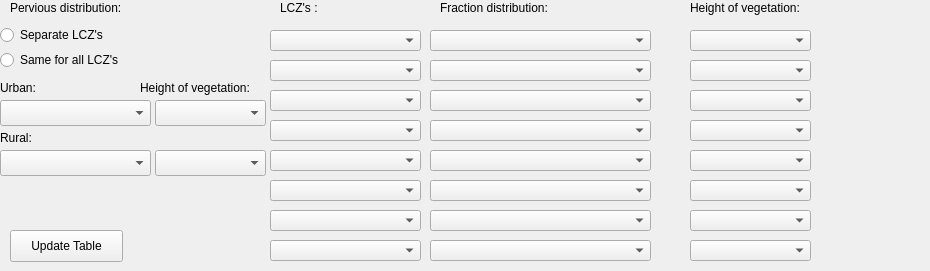
   <widget class="QWidget" name="tab">
    <attribute name="title">
     <string>Pervious distribution</string>
    </attribute>
    <widget class="QLabel" name="label_5">
     <property name="geometry">
      <rect>
       <x>10</x>
       <y>0</y>
       <width>131</width>
       <height>16</height>
      </rect>
     </property>
     <property name="text">
      <string>Pervious distribution:</string>
     </property>
    </widget>
    <widget class="QComboBox" name="comboBox_3">
     <property name="geometry">
      <rect>
       <x>270</x>
       <y>30</y>
       <width>151</width>
       <height>21</height>
      </rect>
     </property>
    </widget>
    <widget class="QComboBox" name="comboBox_4">
     <property name="geometry">
      <rect>
       <x>270</x>
       <y>60</y>
       <width>151</width>
       <height>21</height>
      </rect>
     </property>
    </widget>
    <widget class="QComboBox" name="comboBox_5">
     <property name="geometry">
      <rect>
       <x>270</x>
       <y>90</y>
       <width>151</width>
       <height>21</height>
      </rect>
     </property>
    </widget>
    <widget class="QComboBox" name="comboBox_6">
     <property name="geometry">
      <rect>
       <x>270</x>
       <y>120</y>
       <width>151</width>
       <height>21</height>
      </rect>
     </property>
    </widget>
    <widget class="QComboBox" name="comboBox_7">
     <property name="geometry">
      <rect>
       <x>270</x>
       <y>150</y>
       <width>151</width>
       <height>21</height>
      </rect>
     </property>
    </widget>
    <widget class="QComboBox" name="comboBox_8">
     <property name="geometry">
      <rect>
       <x>270</x>
       <y>180</y>
       <width>151</width>
       <height>21</height>
      </rect>
     </property>
    </widget>
    <widget class="QComboBox" name="comboBox_9">
     <property name="geometry">
      <rect>
       <x>430</x>
       <y>30</y>
       <width>221</width>
       <height>21</height>
      </rect>
     </property>
    </widget>
    <widget class="QComboBox" name="comboBox_10">
     <property name="geometry">
      <rect>
       <x>430</x>
       <y>60</y>
       <width>221</width>
       <height>21</height>
      </rect>
     </property>
    </widget>
    <widget class="QComboBox" name="comboBox_11">
     <property name="geometry">
      <rect>
       <x>430</x>
       <y>90</y>
       <width>221</width>
       <height>21</height>
      </rect>
     </property>
    </widget>
    <widget class="QComboBox" name="comboBox_12">
     <property name="geometry">
      <rect>
       <x>430</x>
       <y>120</y>
       <width>221</width>
       <height>21</height>
      </rect>
     </property>
    </widget>
    <widget class="QComboBox" name="comboBox_13">
     <property name="geometry">
      <rect>
       <x>430</x>
       <y>150</y>
       <width>221</width>
       <height>21</height>
      </rect>
     </property>
    </widget>
    <widget class="QComboBox" name="comboBox_14">
     <property name="geometry">
      <rect>
       <x>430</x>
       <y>180</y>
       <width>221</width>
       <height>21</height>
      </rect>
     </property>
    </widget>
    <widget class="QLabel" name="label_7">
     <property name="geometry">
      <rect>
       <x>280</x>
       <y>0</y>
       <width>111</width>
       <height>16</height>
      </rect>
     </property>
     <property name="text">
      <string>LCZ's :</string>
     </property>
    </widget>
    <widget class="QLabel" name="label_8">
     <property name="geometry">
      <rect>
       <x>440</x>
       <y>0</y>
       <width>141</width>
       <height>16</height>
      </rect>
     </property>
     <property name="text">
      <string>Fraction distribution:</string>
     </property>
    </widget>
    <widget class="QLabel" name="label_9">
     <property name="geometry">
      <rect>
       <x>690</x>
       <y>0</y>
       <width>231</width>
       <height>16</height>
      </rect>
     </property>
     <property name="text">
      <string>Height of vegetation:</string>
     </property>
    </widget>
    <widget class="QComboBox" name="comboBox_15">
     <property name="geometry">
      <rect>
       <x>270</x>
       <y>210</y>
       <width>151</width>
       <height>21</height>
      </rect>
     </property>
    </widget>
    <widget class="QComboBox" name="comboBox_16">
     <property name="geometry">
      <rect>
       <x>270</x>
       <y>240</y>
       <width>151</width>
       <height>21</height>
      </rect>
     </property>
    </widget>
    <widget class="QComboBox" name="comboBox_17">
     <property name="geometry">
      <rect>
       <x>430</x>
       <y>210</y>
       <width>221</width>
       <height>21</height>
      </rect>
     </property>
    </widget>
    <widget class="QComboBox" name="comboBox_18">
     <property name="geometry">
      <rect>
       <x>430</x>
       <y>240</y>
       <width>221</width>
       <height>21</height>
      </rect>
     </property>
    </widget>
    <widget class="QComboBox" name="comboBox_19">
     <property name="geometry">
      <rect>
       <x>690</x>
       <y>30</y>
       <width>121</width>
       <height>21</height>
      </rect>
     </property>
    </widget>
    <widget class="QComboBox" name="comboBox_20">
     <property name="geometry">
      <rect>
       <x>690</x>
       <y>60</y>
       <width>121</width>
       <height>21</height>
      </rect>
     </property>
    </widget>
    <widget class="QComboBox" name="comboBox_21">
     <property name="geometry">
      <rect>
       <x>690</x>
       <y>90</y>
       <width>121</width>
       <height>21</height>
      </rect>
     </property>
    </widget>
    <widget class="QComboBox" name="comboBox_22">
     <property name="geometry">
      <rect>
       <x>690</x>
       <y>120</y>
       <width>121</width>
       <height>21</height>
      </rect>
     </property>
    </widget>
    <widget class="QComboBox" name="comboBox_23">
     <property name="geometry">
      <rect>
       <x>690</x>
       <y>150</y>
       <width>121</width>
       <height>21</height>
      </rect>
     </property>
    </widget>
    <widget class="QComboBox" name="comboBox_24">
     <property name="geometry">
      <rect>
       <x>690</x>
       <y>180</y>
       <width>121</width>
       <height>21</height>
      </rect>
     </property>
    </widget>
    <widget class="QComboBox" name="comboBox_25">
     <property name="geometry">
      <rect>
       <x>690</x>
       <y>210</y>
       <width>121</width>
       <height>21</height>
      </rect>
     </property>
    </widget>
    <widget class="QComboBox" name="comboBox_26">
     <property name="geometry">
      <rect>
       <x>690</x>
       <y>240</y>
       <width>121</width>
       <height>21</height>
      </rect>
     </property>
    </widget>
    <widget class="QPushButton" name="pushButton_2">
     <property name="geometry">
      <rect>
       <x>10</x>
       <y>230</y>
       <width>113</width>
       <height>32</height>
      </rect>
     </property>
     <property name="text">
      <string>Update Table</string>
     </property>
    </widget>
    <widget class="QRadioButton" name="radioButton">
     <property name="geometry">
      <rect>
       <x>0</x>
       <y>50</y>
       <width>141</width>
       <height>20</height>
      </rect>
     </property>
     <property name="text">
      <string>Same for all LCZ's</string>
     </property>
    </widget>
    <widget class="QRadioButton" name="radioButton_2">
     <property name="geometry">
      <rect>
       <x>0</x>
       <y>25</y>
       <width>141</width>
       <height>20</height>
      </rect>
     </property>
     <property name="text">
      <string>Separate LCZ's</string>
     </property>
    </widget>
    <widget class="QLabel" name="label_6">
     <property name="geometry">
      <rect>
       <x>0</x>
       <y>80</y>
       <width>60</width>
       <height>16</height>
      </rect>
     </property>
     <property name="text">
      <string>Urban:</string>
     </property>
    </widget>
    <widget class="QComboBox" name="comboBox_27">
     <property name="geometry">
      <rect>
       <x>0</x>
       <y>100</y>
       <width>151</width>
       <height>26</height>
      </rect>
     </property>
    </widget>
    <widget class="QLabel" name="label_10">
     <property name="geometry">
      <rect>
       <x>0</x>
       <y>130</y>
       <width>60</width>
       <height>16</height>
      </rect>
     </property>
     <property name="text">
      <string>Rural:</string>
     </property>
    </widget>
    <widget class="QComboBox" name="comboBox_28">
     <property name="geometry">
      <rect>
       <x>155</x>
       <y>100</y>
       <width>111</width>
       <height>26</height>
      </rect>
     </property>
    </widget>
    <widget class="QLabel" name="label_11">
     <property name="geometry">
      <rect>
       <x>140</x>
       <y>80</y>
       <width>131</width>
       <height>16</height>
      </rect>
     </property>
     <property name="text">
      <string>Height of vegetation:</string>
     </property>
    </widget>
    <widget class="QComboBox" name="comboBox_29">
     <property name="geometry">
      <rect>
       <x>0</x>
       <y>150</y>
       <width>151</width>
       <height>26</height>
      </rect>
     </property>
    </widget>
    <widget class="QComboBox" name="comboBox_30">
     <property name="geometry">
      <rect>
       <x>155</x>
       <y>150</y>
       <width>111</width>
       <height>26</height>
      </rect>
     </property>
    </widget>
   </widget>
